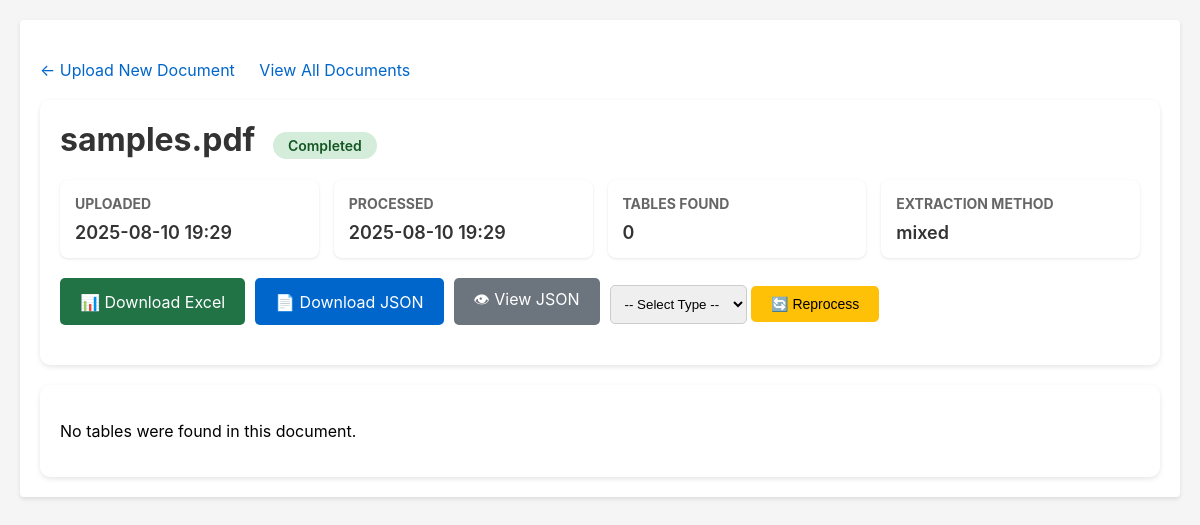
Screenshot of /document/1/ with the database file from the repository.
### ocrapp/models.py (models this page shows, shortened)
class Document(models.Model):
    STATUS_CHOICES = [
        ('PENDING', 'Pending Processing'),
        ('PROCESSING', 'Processing'),
        ('COMPLETED', 'Completed'),
        ('FAILED', 'Failed'),
    ]
    file = models.FileField(
        upload_to='uploads/%Y/%m/%d/',
        help_text="Uploaded PDF file"
    )
    original_filename = models.CharField(
        max_length=255,
        help_text="Original name of the uploaded file"
    )
    document_type = models.ForeignKey(
        DocumentType,
        on_delete=models.SET_NULL,
        null=True,
        blank=True,
        help_text="Type of document (NPT, Rebut, Defauts, Kosu)"
    )
    status = models.CharField(
        max_length=20,
        choices=STATUS_CHOICES,
        default='PENDING',
        help_text="Current processing status"
    )
    error_message = models.TextField(
        blank=True,
        help_text="Error message if processing failed"
    )
    extracted_data = models.JSONField(
        default=dict,
        blank=True,
        help_text="Extracted table data in JSON format"
    )
    table_count = models.IntegerField(
        default=0,
        help_text="Number of tables extracted"
    )
    excel_file = models.FileField(
        upload_to='exports/excel/%Y/%m/%d/',
        blank=True,
        null=True,
        help_text="Generated Excel file"
    )
    json_file = models.FileField(
        upload_to='exports/json/%Y/%m/%d/',
        blank=True,
        null=True,
        help_text="Generated JSON file"
    )
    uploaded_at = models.DateTimeField(auto_now_add=True)
    processed_at = models.DateTimeField(null=True, blank=True)
    class Meta:
        verbose_name = 'Document'
        verbose_name_plural = 'Documents'
        ordering = ['-uploaded_at']

### ocrapp/views.py (the view)
# urls.py: path('document/<int:pk>/', views.document_detail, name='document_detail'),
def document_detail(request: HttpRequest, pk: int) -> HttpResponse:
    document = get_object_or_404(Document, pk=pk)
    extracted_data = document.extracted_data
    tables = extracted_data.get('tables', []) if extracted_data else []
    context = {
        'document': document,
        'extracted_data': extracted_data,
        'tables': tables,
        'has_excel': bool(document.excel_file),
        'has_json': bool(document.json_file),
    }
    return render(request, 'ocrapp/document_detail.html', context)

### ocrapp/templates/ocrapp/document_detail.html (shortened to what this page needs)
{% load static %}
<!DOCTYPE html>
<html lang="en">
<head>
    <link rel="stylesheet" href="{% static 'styles.css' %}">
</head>
<body>
    <div class="container">
        <div class="nav-links">
            <a href="{% url 'upload_file' %}">← Upload New Document</a>
            <a href="{% url 'document_list' %}">View All Documents</a>
        </div>
        <div class="header">
            <h1>{{ document.original_filename }}
                <span class="status-badge status-{{ document.status|lower }}">
                    {{ document.get_status_display }}
                </span>
            </h1>
            <div class="info-grid">
                <div class="info-card">
                    <h3>Uploaded</h3>
                    <p>{{ document.uploaded_at|date:"Y-m-d H:i" }}</p>
                </div>
                {% if document.processed_at %}
                <div class="info-card">
                    <h3>Processed</h3>
                    <p>{{ document.processed_at|date:"Y-m-d H:i" }}</p>
                </div>
                {% endif %}
                <div class="info-card">
                    <h3>Tables Found</h3>
                    <p>{{ document.table_count }}</p>
                </div>
                {% if extracted_data %}
                <div class="info-card">
                    <h3>Extraction Method</h3>
                    <p>{{ extracted_data.extraction_method|default:"Unknown" }}</p>
                </div>
                {% endif %}
            </div>
            <div class="export-buttons">
                {% if has_excel %}
                <a href="{% url 'download_excel' document.pk %}" class="btn btn-excel">
                    📊 Download Excel
                </a>
                {% endif %}
                {% if has_json %}
                <a href="{% url 'download_json' document.pk %}" class="btn btn-json">
                    📄 Download JSON
                </a>
                <a href="{% url 'view_json' document.pk %}" target="_blank" class="btn btn-view">
                    👁 View JSON
                </a>
                {% endif %}
                <form method="post" action="{% url 'reprocess_document' document.pk %}" style="display: inline;">
                    <select name="document_type" style="padding: 10px; border-radius: 5px; border: 1px solid #ccc;">
                        <option value="">-- Select Type --</option>
                    </select>
                    <button type="submit" class="btn btn-reprocess">🔄 Reprocess</button>
                </form>
            </div>
        </div>
        {% if tables %}
        <div class="tables-section">
            <h2>Extracted Tables</h2>
            {% for table in tables %}
            <div class="table-preview">
                <div class="table-header">
                    Table {{ forloop.counter }}
                    ({{ table.row_count }} rows × {{ table.column_count }} columns)
                    {% if table.type %}
                    - Type: {{ table.type }}
                    {% endif %}
                </div>
                <div class="table-content">
                    {% if table.data %}
                    <table>
                        {% if table.headers %}
                        <thead>
                            <tr>
                                {% for header in table.headers %}
                                <th>{{ header|default:"Column "|add:forloop.counter }}</th>
                                {% endfor %}
                            </tr>
                        </thead>
                        {% endif %}
                        <tbody>
                            {% for row in table.data|slice:":20" %}
                            <tr>
                                {% for key, value in row.items %}
                                <td>{{ value|default:"-" }}</td>
                                {% endfor %}
                            </tr>
                            {% endfor %}
                            {% if table.data|length > 20 %}
                            <tr>
                                <td colspan="{{ table.column_count }}" style="text-align: center; font-style: italic;">
                                    ... and {{ table.data|length|add:"-20" }} more rows
                                </td>
                            </tr>
                            {% endif %}
                        </tbody>
                    </table>
                    {% else %}
                    <p>No data available</p>
                    {% endif %}
                </div>
            </div>
            {% endfor %}
        </div>
        {% elif document.status == 'COMPLETED' %}
        <div class="tables-section">
            <p>No tables were found in this document.</p>
        </div>
        {% endif %}
    </div>
</body>
</html>

### static/styles.css (style rules this page uses)
body { font-family: Arial, sans-serif; background-color: #f5f5f5; margin: 0; padding: 0; }
.container { max-width: 800px; margin: 40px auto; padding: 20px; background-color: #fff; box-shadow: 0 2px 4px rgba(0, 0, 0, 0.1); border-radius: 4px; }
h1 { margin-top: 0; color: #333; }
button { background-color: #007bff; border: none; color: white; padding: 8px 16px; text-align: center; text-decoration: none; display: inline-block; font-size: 14px; margin-top: 8px; border-radius: 4px; cursor: pointer; }
a { color: #007bff; text-decoration: none; }

### ocrapp/templates/ocrapp/document_detail.html (style rules this page uses)
body { font-family: -apple-system, BlinkMacSystemFont, 'Segoe UI', Roboto, Oxygen, Ubuntu, sans-serif; background: #f5f5f5; margin: 0; padding: 20px; }
.container { max-width: 1200px; margin: 0 auto; }
.header { background: white; padding: 20px; border-radius: 10px; box-shadow: 0 2px 5px rgba(0,0,0,0.1); margin-bottom: 20px; }
.status-badge { display: inline-block; padding: 5px 15px; border-radius: 20px; font-size: 14px; font-weight: 600; margin-left: 10px; }
.status-completed { background: #d4edda; color: #155724; }
.export-buttons { display: flex; gap: 10px; margin: 20px 0; }
.btn { padding: 10px 20px; border: none; border-radius: 5px; text-decoration: none; display: inline-flex; align-items: center; gap: 8px; cursor: pointer; transition: all 0.3s; }
.btn-excel { background: #217346; color: white; }
.btn-json { background: #0066cc; color: white; }
.btn-view { background: #6c757d; color: white; }
.btn-reprocess { background: #ffc107; color: #000; }
.info-grid { display: grid; grid-template-columns: repeat(auto-fit, minmax(200px, 1fr)); gap: 15px; margin: 20px 0; }
.info-card { background: white; padding: 15px; border-radius: 8px; box-shadow: 0 1px 3px rgba(0,0,0,0.1); }
.info-card h3 { margin: 0 0 10px 0; color: #666; font-size: 14px; text-transform: uppercase; }
.info-card p { margin: 0; font-size: 18px; font-weight: 600; color: #333; }
.tables-section { background: white; padding: 20px; border-radius: 10px; box-shadow: 0 2px 5px rgba(0,0,0,0.1); margin-top: 20px; }
.nav-links { margin: 20px 0; }
.nav-links a { color: #0066cc; text-decoration: none; margin-right: 20px; }

### rows the page displays
Document: original_filename "samples.pdf", status "Completed", uploaded_at "2025-08-10 19:29", processed_at "2025-08-10 19:29", table_count "0"

### other values shown
{{ extracted_data.extraction_method|default:"Unknown" }} "mixed"
